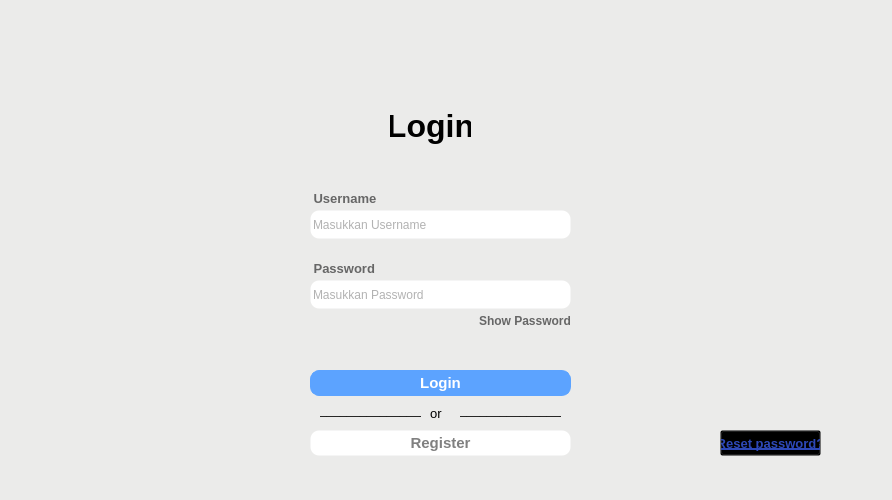
<?xml version="1.0" encoding="UTF-8"?>
<ui version="4.0">
 <class>Form_login</class>
 <widget class="QWidget" name="Form_login">
  <property name="geometry">
   <rect>
    <x>0</x>
    <y>0</y>
    <width>892</width>
    <height>500</height>
   </rect>
  </property>
  <property name="windowTitle">
   <string>LOGIN</string>
  </property>
  <property name="windowIcon">
   <iconset resource="../Resources_rc/resources.qrc">
    <normaloff>:/LogoAndWindowsIcon/Aset/LogoIconSolusiku-final.png</normaloff>:/LogoAndWindowsIcon/Aset/LogoIconSolusiku-final.png</iconset>
  </property>
  <property name="styleSheet">
   <string notr="true">background-color: #ebebea;</string>
  </property>
  <widget class="QLabel" name="label">
   <property name="geometry">
    <rect>
     <x>390</x>
     <y>100</y>
     <width>81</width>
     <height>51</height>
    </rect>
   </property>
   <property name="font">
    <font>
     <family>Nirmala UI</family>
     <pointsize>24</pointsize>
     <weight>75</weight>
     <bold>true</bold>
    </font>
   </property>
   <property name="contextMenuPolicy">
    <enum>Qt::DefaultContextMenu</enum>
   </property>
   <property name="layoutDirection">
    <enum>Qt::LeftToRight</enum>
   </property>
   <property name="styleSheet">
    <string notr="true">background-color: transparent;</string>
   </property>
   <property name="text">
    <string>Login</string>
   </property>
   <property name="alignment">
    <set>Qt::AlignCenter</set>
   </property>
  </widget>
  <widget class="QLineEdit" name="txt_usernames">
   <property name="geometry">
    <rect>
     <x>310</x>
     <y>210</y>
     <width>261</width>
     <height>29</height>
    </rect>
   </property>
   <property name="font">
    <font>
     <family>Nirmala UI</family>
     <pointsize>9</pointsize>
    </font>
   </property>
   <property name="styleSheet">
    <string notr="true">border : 1px solid transparent;
border-radius : 9px;
background-color: white;
color:#666666;</string>
   </property>
   <property name="alignment">
    <set>Qt::AlignLeading|Qt::AlignLeft|Qt::AlignVCenter</set>
   </property>
   <property name="placeholderText">
    <string>Masukkan Username</string>
   </property>
  </widget>
  <widget class="QLineEdit" name="txt_passwords">
   <property name="geometry">
    <rect>
     <x>310</x>
     <y>280</y>
     <width>261</width>
     <height>29</height>
    </rect>
   </property>
   <property name="font">
    <font>
     <family>Nirmala UI</family>
     <pointsize>9</pointsize>
    </font>
   </property>
   <property name="styleSheet">
    <string notr="true">border : 1px solid transparent;
border-radius : 9px;
background-color: white;
color:#666666;</string>
   </property>
   <property name="alignment">
    <set>Qt::AlignLeading|Qt::AlignLeft|Qt::AlignVCenter</set>
   </property>
   <property name="placeholderText">
    <string>Masukkan Password</string>
   </property>
  </widget>
  <widget class="QPushButton" name="btn_Login">
   <property name="geometry">
    <rect>
     <x>310</x>
     <y>370</y>
     <width>261</width>
     <height>26</height>
    </rect>
   </property>
   <property name="font">
    <font>
     <family>Nirmala UI</family>
     <pointsize>11</pointsize>
     <weight>75</weight>
     <bold>true</bold>
    </font>
   </property>
   <property name="styleSheet">
    <string notr="true">border: 1px solid #5ca3ff;
border-radius: 9px;
background-color: #5ca3ff;
color: #ffffff;</string>
   </property>
   <property name="text">
    <string>Login</string>
   </property>
  </widget>
  <widget class="QPushButton" name="btn_to_Regist">
   <property name="geometry">
    <rect>
     <x>310</x>
     <y>430</y>
     <width>261</width>
     <height>26</height>
    </rect>
   </property>
   <property name="font">
    <font>
     <family>Nirmala UI</family>
     <pointsize>11</pointsize>
     <weight>75</weight>
     <bold>true</bold>
    </font>
   </property>
   <property name="styleSheet">
    <string notr="true">border: 1px solid transparent;
border-radius: 9px;
background-color: #ffffff;
color: gray;</string>
   </property>
   <property name="text">
    <string>Register</string>
   </property>
  </widget>
  <widget class="QLabel" name="label_3">
   <property name="geometry">
    <rect>
     <x>460</x>
     <y>400</y>
     <width>101</width>
     <height>20</height>
    </rect>
   </property>
   <property name="styleSheet">
    <string notr="true">background-color : transparent;
</string>
   </property>
   <property name="text">
    <string>_________________</string>
   </property>
  </widget>
  <widget class="QLabel" name="label_4">
   <property name="geometry">
    <rect>
     <x>420</x>
     <y>400</y>
     <width>32</width>
     <height>27</height>
    </rect>
   </property>
   <property name="font">
    <font>
     <family>Nirmala UI</family>
     <pointsize>10</pointsize>
    </font>
   </property>
   <property name="styleSheet">
    <string notr="true">background-color: transparent;
</string>
   </property>
   <property name="text">
    <string>or</string>
   </property>
   <property name="alignment">
    <set>Qt::AlignCenter</set>
   </property>
  </widget>
  <widget class="QLabel" name="label_5">
   <property name="geometry">
    <rect>
     <x>260</x>
     <y>-40</y>
     <width>341</width>
     <height>221</height>
    </rect>
   </property>
   <property name="text">
    <string/>
   </property>
   <property name="pixmap">
    <pixmap resource="../Resources_rc/resources.qrc">:/Images/Aset/Logo-removebg.png</pixmap>
   </property>
   <property name="scaledContents">
    <bool>true</bool>
   </property>
  </widget>
  <widget class="QLabel" name="label_6">
   <property name="geometry">
    <rect>
     <x>0</x>
     <y>80</y>
     <width>892</width>
     <height>425</height>
    </rect>
   </property>
   <property name="styleSheet">
    <string notr="true">background-color: transparent;</string>
   </property>
   <property name="text">
    <string/>
   </property>
   <property name="pixmap">
    <pixmap resource="../Resources_rc/resources.qrc">:/Images/Aset/Shadow_blue.jpg</pixmap>
   </property>
   <property name="scaledContents">
    <bool>true</bool>
   </property>
  </widget>
  <widget class="QLabel" name="label_7">
   <property name="geometry">
    <rect>
     <x>310</x>
     <y>190</y>
     <width>71</width>
     <height>16</height>
    </rect>
   </property>
   <property name="font">
    <font>
     <family>Nirmala UI</family>
     <pointsize>10</pointsize>
     <weight>75</weight>
     <bold>true</bold>
    </font>
   </property>
   <property name="styleSheet">
    <string notr="true">color: #666666;
background-color: transparent;</string>
   </property>
   <property name="text">
    <string> Username</string>
   </property>
  </widget>
  <widget class="QLabel" name="label_8">
   <property name="geometry">
    <rect>
     <x>310</x>
     <y>260</y>
     <width>71</width>
     <height>16</height>
    </rect>
   </property>
   <property name="font">
    <font>
     <family>Nirmala UI</family>
     <pointsize>10</pointsize>
     <weight>75</weight>
     <bold>true</bold>
    </font>
   </property>
   <property name="styleSheet">
    <string notr="true">color: #666666;
background-color:transparent;</string>
   </property>
   <property name="text">
    <string> Password</string>
   </property>
  </widget>
  <widget class="QCheckBox" name="chk_show_Pw">
   <property name="geometry">
    <rect>
     <x>460</x>
     <y>308</y>
     <width>111</width>
     <height>26</height>
    </rect>
   </property>
   <property name="font">
    <font>
     <family>Nirmala UI</family>
     <pointsize>9</pointsize>
     <weight>75</weight>
     <bold>true</bold>
    </font>
   </property>
   <property name="styleSheet">
    <string notr="true">background-color: transparent;
color: #666666;</string>
   </property>
   <property name="text">
    <string>Show Password</string>
   </property>
   <property name="iconSize">
    <size>
     <width>16</width>
     <height>16</height>
    </size>
   </property>
   <property name="checkable">
    <bool>true</bool>
   </property>
   <property name="checked">
    <bool>false</bool>
   </property>
  </widget>
  <widget class="QLabel" name="label_9">
   <property name="geometry">
    <rect>
     <x>320</x>
     <y>400</y>
     <width>101</width>
     <height>20</height>
    </rect>
   </property>
   <property name="styleSheet">
    <string notr="true">background-color : transparent;
</string>
   </property>
   <property name="text">
    <string>________________</string>
   </property>
  </widget>
  <widget class="QPushButton" name="btnResetpw">
   <property name="geometry">
    <rect>
     <x>720</x>
     <y>430</y>
     <width>101</width>
     <height>26</height>
    </rect>
   </property>
   <property name="font">
    <font>
     <family>Nirmala UI</family>
     <pointsize>10</pointsize>
     <weight>75</weight>
     <bold>true</bold>
     <underline>true</underline>
    </font>
   </property>
   <property name="styleSheet">
    <string notr="true">background-color: transparent;
color: #2d48b8;</string>
   </property>
   <property name="text">
    <string>Reset password?</string>
   </property>
  </widget>
  <zorder>label_6</zorder>
  <zorder>label_5</zorder>
  <zorder>label</zorder>
  <zorder>label_4</zorder>
  <zorder>label_3</zorder>
  <zorder>txt_usernames</zorder>
  <zorder>txt_passwords</zorder>
  <zorder>btn_to_Regist</zorder>
  <zorder>btn_Login</zorder>
  <zorder>label_7</zorder>
  <zorder>label_8</zorder>
  <zorder>chk_show_Pw</zorder>
  <zorder>label_9</zorder>
  <zorder>btnResetpw</zorder>
 </widget>
 <resources>
  <include location="../Resources_rc/resources.qrc"/>
 </resources>
 <connections/>
</ui>
